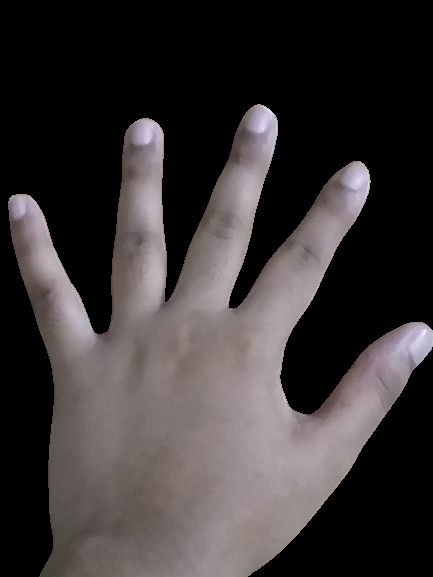
#> input picture Day3/hand.png, 433 x 577 px
$ jupyter execute HandContours.ipynb
#> lines starting #> are read from the running program, lines starting #| are printed output that depends on the picture; after the words box and inside, x2 and y2 are one past the last pixel; in counts of white or black regions, pixels touching at a corner belong together
## Question 2: Click the photograph of your hand and draw and count the contours on it.

[cell 1]
import cv2
import matplotlib.pyplot as plt

[cell 2]
# Loading the image of hand and converting it into grayscale
hand=cv2.imread('hand.png')
#> hand is the input picture: shape (577, 433, 3); mean B, G, R 54, 53.5, 58.4
hand=cv2.resize(hand,(300,300))
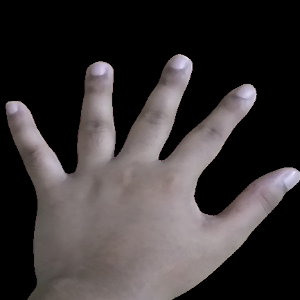
#> hand: shape (300, 300, 3); mean B, G, R 53.9, 53.5, 58.4
handEdged=hand.copy()
#Original Image
hand=cv2.cvtColor(hand,cv2.COLOR_BGR2RGB)
plt.imshow(hand)
plt.show()
gray=cv2.cvtColor(hand,cv2.COLOR_BGR2GRAY)
gray=cv2.resize(gray,(300,300))
#cv2.imshow('hand',hand)
#cv2.waitKey(0)
#cv2.destroyAllWindows()
plt.imshow(gray)
plt.show()

[cell 3]
#Finding edges using Canny Edge Detection Algorithm
blurred = cv2.GaussianBlur(gray, (11, 11), 0)  #  Blurring the Image
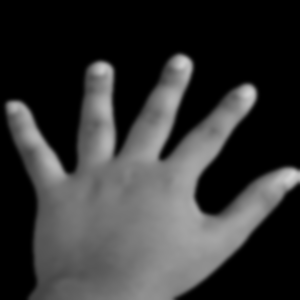
#> blurred: shape (300, 300); min 0, max 210, mean 54.2
edged = cv2.Canny(blurred, 70, 110)
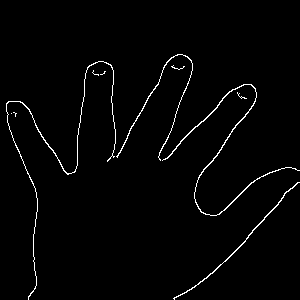
#> edged: shape (300, 300); 1.9% white in thin lines or dots, all inside (x1, y1, x2, y2) = (6, 54, 300, 300)
plt.imshow(edged)
plt.show()

[cell 4]
# Drawing contours on external edges
contours, hierarchy = cv2.findContours(edged, cv2.RETR_LIST, cv2.CHAIN_APPROX_NONE)
#> contours = 11 contours, 7 with area under 20; largest, box (x1, y1, x2, y2) and area: (162, 84, 300, 216) 180, (173, 182, 300, 300) 104, (6, 61, 116, 300) 76, (116, 54, 193, 161) 69
print('Numbers of contours are : ', len(contours))
#| Numbers of contours are :  11
cv2.drawContours(hand, contours, -1, (0, 255, 255), 3)
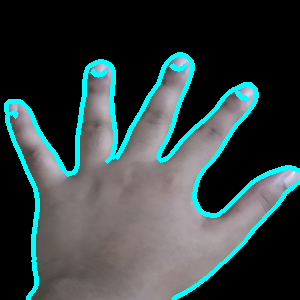
#> hand: shape (300, 300, 3); mean R, G, B 52.8, 67.4, 67.8
print("I found {} curves on my hand".format(len(contours)))
#| I found 11 curves on my hand
plt.imshow(hand)
plt.show()

[cell 5]
hand=cv2.cvtColor(hand,cv2.COLOR_BGR2RGB)
plt.imshow(hand)
plt.show()
